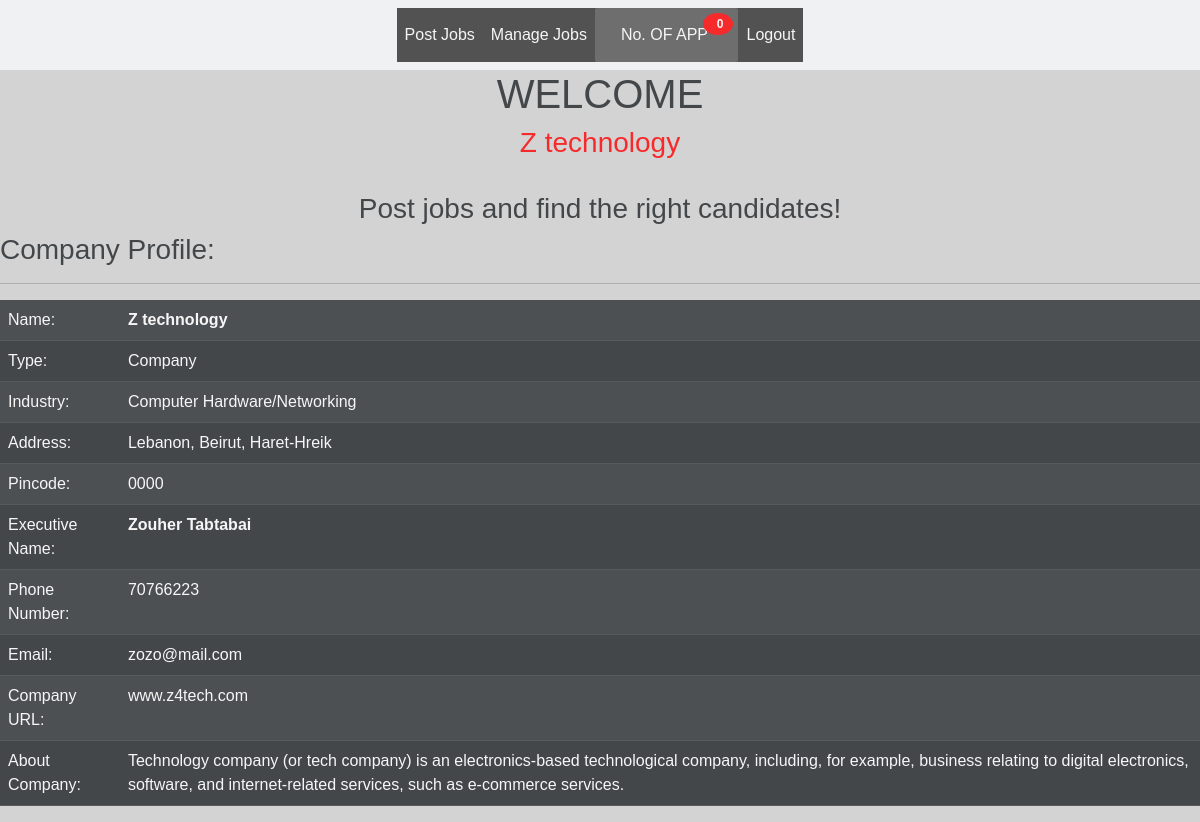
Screenshot of /employer/profile.php?msg=success (signed in) with the database file from the repository.
### tables this page shows
CREATE TABLE `employer` (
  `eid` int(11) NOT NULL,
  `log_id` int(11) NOT NULL,
  `ename` varchar(200) DEFAULT NULL,
  `etype` varchar(200) DEFAULT NULL,
  `industry` varchar(200) DEFAULT NULL,
  `address` varchar(200) DEFAULT NULL,
  `pincode` varchar(200) DEFAULT NULL,
  `executive` varchar(200) DEFAULT NULL,
  `phone` varchar(200) DEFAULT NULL,
  `profile` blob DEFAULT NULL,
  `logo` varchar(100) DEFAULT NULL,
  `url` varchar(250) DEFAULT NULL
);

### employer/profile.php (the view, shortened to what this page needs)
          <?php
include_once('../config.php');
$notifycount=0;
$id = $_SESSION['elogid'];
if(isset($_SESSION['elogid']))
{
$q = "select * from login join employer on login.log_id=employer.log_id WHERE login.log_id = $id";
$result = mysqli_query($db1, $q) or die("Selecting user profile failed");
$row = mysqli_fetch_array($result);
}
else
{
header('location:../login.php?msg=please_login');
}
?>
<!DOCTYPE html>
<html lang="en">
<head>
    <link href="https://cdn.jsdelivr.net/npm/bootstrap@5.1.3/dist/css/bootstrap.min.css" rel="stylesheet">
</head>
<body>
<nav class="navbar navbar-expand-sm bg-light justify-content-center">
    <ul class="navbar-nav">
      <li class="nav-item"><a class="nav-link" href="post_jobs.php">Post Jobs</a></li>
      <li class="nav-item"><a class="nav-link" href="managejobs.php">Manage Jobs</a></li>
       <li><a href="#" class="notification">
           No. OF APP&nbsp;<span class="badge">&nbsp<?php echo $notifycount; ?></span></a></li>
      <li class="nav-item"><a class="nav-link" href="../logout.php">Logout</a></li>
    </ul>
</nav>
        <div class="bdy">
        <center><h1 >Welcome </h1><h3 style="color:red"> <?php echo $row['ename']; ?></h3></center>
        <br>
        <h3 > Post jobs and find the right candidates!</h3>
        </div>
    <h3>Company Profile:</h3>
    <hr>
    <table  class="table table-dark table-striped" id="center">
        <tr>
            <td class="tbold">Name:</td>
            <td><strong><?php echo $row['ename']; ?></strong></td>
        </tr>
        <tr>
            <td >Type:</td>
            <td><?php echo $row['etype']; ?></td>
        </tr>
        <tr>
            <td >Industry:</td>
            <td><?php echo $row['industry']; ?></td>
        </tr>
        <tr>
            <td >Address:</td>
            <td><?php echo $row['address']; ?></td>
        </tr>
        <tr>
            <td >Pincode:</td>
            <td><?php echo $row['pincode']; ?></td>
        </tr>
        <tr>
            <td class="tbold">Executive Name:</td>
            <td><strong><?php echo $row['executive']; ?></strong></td>
        </tr>
        <tr>
            <td class="tbold">Phone Number:</td>
            <td><?php echo $row['phone']; ?></td>
        </tr>
        <tr>
            <td>Email:</td>
            <td><?php echo $row['email']; ?></td>
        </tr>
          <tr>
            <td >Company URL:</td>
            <td><?php echo $row['url']; ?></td>
        </tr>
        <tr>
            <td >About Company:</td>
            <td><?php echo $row['profile']; ?></td>
        </tr>
    </table>
</body>
</html>

### rows the page displays
employer: ename "Z technology", etype "Company", industry "Computer Hardware/Networking", address "Lebanon, Beirut, Haret-Hreik", pincode "0000", executive "Zouher Tabtabai", phone "70766223", log.email "zozo@mail.com", url "www.z4tech.com", profile "Technology company (or tech company) is an electronics-based technological company, including, for example, business relating to digital electronics, software, and internet-related services, such as e-commerce services."

### other values shown
$notifycount "0"
